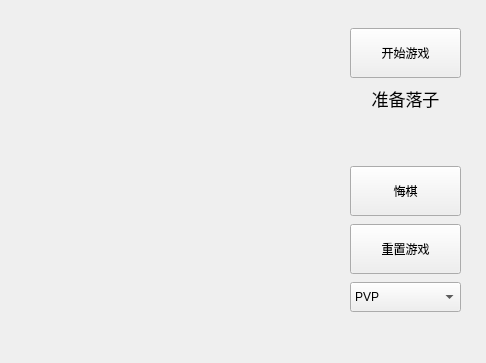
<?xml version="1.0" encoding="UTF-8"?>
<ui version="4.0">
 <class>Form</class>
 <widget class="QWidget" name="Form">
  <property name="geometry">
   <rect>
    <x>0</x>
    <y>0</y>
    <width>486</width>
    <height>363</height>
   </rect>
  </property>
  <property name="windowTitle">
   <string>我要成为五子棋高手😋</string>
  </property>
  <widget class="QWidget" name="verticalLayoutWidget">
   <property name="geometry">
    <rect>
     <x>350</x>
     <y>20</y>
     <width>111</width>
     <height>301</height>
    </rect>
   </property>
   <layout class="QVBoxLayout" name="layout">
    <property name="spacing">
     <number>0</number>
    </property>
    <property name="sizeConstraint">
     <enum>QLayout::SetDefaultConstraint</enum>
    </property>
    <property name="topMargin">
     <number>0</number>
    </property>
    <item>
     <layout class="QVBoxLayout" name="verticalLayout">
      <item>
       <widget class="QPushButton" name="start_game">
        <property name="minimumSize">
         <size>
          <width>0</width>
          <height>50</height>
         </size>
        </property>
        <property name="cursor">
         <cursorShape>PointingHandCursor</cursorShape>
        </property>
        <property name="text">
         <string>开始游戏</string>
        </property>
       </widget>
      </item>
      <item>
       <widget class="QLabel" name="who_put_show">
        <property name="maximumSize">
         <size>
          <width>16777215</width>
          <height>40</height>
         </size>
        </property>
        <property name="font">
         <font>
          <pointsize>13</pointsize>
         </font>
        </property>
        <property name="text">
         <string>准备落子</string>
        </property>
        <property name="alignment">
         <set>Qt::AlignCenter</set>
        </property>
       </widget>
      </item>
      <item>
       <widget class="QLabel" name="who_win_show">
        <property name="maximumSize">
         <size>
          <width>16777215</width>
          <height>40</height>
         </size>
        </property>
        <property name="font">
         <font>
          <pointsize>13</pointsize>
         </font>
        </property>
        <property name="text">
         <string/>
        </property>
        <property name="alignment">
         <set>Qt::AlignCenter</set>
        </property>
       </widget>
      </item>
     </layout>
    </item>
    <item>
     <widget class="QPushButton" name="reput">
      <property name="minimumSize">
       <size>
        <width>0</width>
        <height>50</height>
       </size>
      </property>
      <property name="cursor">
       <cursorShape>PointingHandCursor</cursorShape>
      </property>
      <property name="text">
       <string>悔棋</string>
      </property>
     </widget>
    </item>
    <item>
     <widget class="QPushButton" name="reset_game">
      <property name="minimumSize">
       <size>
        <width>0</width>
        <height>50</height>
       </size>
      </property>
      <property name="cursor">
       <cursorShape>PointingHandCursor</cursorShape>
      </property>
      <property name="text">
       <string>重置游戏</string>
      </property>
     </widget>
    </item>
    <item>
     <widget class="QComboBox" name="game_mode">
      <property name="minimumSize">
       <size>
        <width>0</width>
        <height>30</height>
       </size>
      </property>
      <property name="cursor">
       <cursorShape>OpenHandCursor</cursorShape>
      </property>
      <property name="mouseTracking">
       <bool>false</bool>
      </property>
      <property name="toolTip">
       <string>选择游戏模式</string>
      </property>
      <property name="currentText">
       <string>PVP</string>
      </property>
      <property name="currentIndex">
       <number>0</number>
      </property>
      <item>
       <property name="text">
        <string>PVP</string>
       </property>
      </item>
      <item>
       <property name="text">
        <string>PVE</string>
       </property>
      </item>
     </widget>
    </item>
   </layout>
  </widget>
  <widget class="MyChessWidget" name="widget" native="true">
   <property name="geometry">
    <rect>
     <x>20</x>
     <y>20</y>
     <width>300</width>
     <height>300</height>
    </rect>
   </property>
  </widget>
 </widget>
 <customwidgets>
  <customwidget>
   <class>MyChessWidget</class>
   <extends>QWidget</extends>
   <header>MyChessWidget.h</header>
   <container>1</container>
  </customwidget>
 </customwidgets>
 <resources/>
 <connections/>
</ui>
